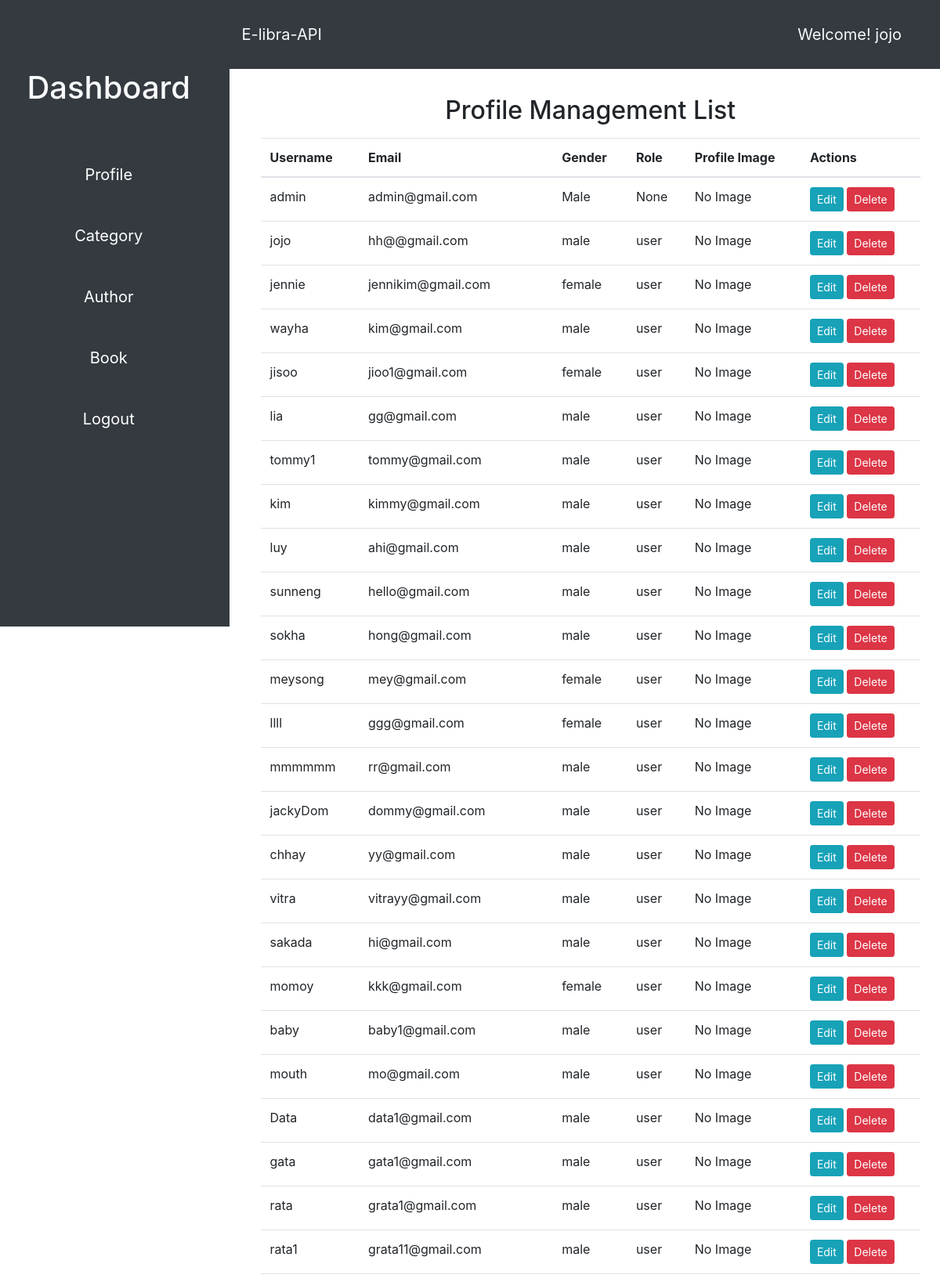
The page /profile (signed in, upper part) on the database its author committed.
### app/models/__init__.py (models this page shows)
class User(db.Model, UserMixin):
    id = db.Column(db.Integer, primary_key=True)
    username = db.Column(db.String(50), unique=True, nullable=False)
    email = db.Column(db.String(120), nullable=False)
    password_hash = db.Column(db.String, nullable=False)
    gender = db.Column(db.String(10))
    role = db.Column(db.String)
    profile = db.relationship('Profile', back_populates='user')
    user_payments = db.relationship('Payment', back_populates='user')

### app/views/main.py (the view, shortened to what this page needs)
@main.route('/profile', methods=['GET', 'POST'])
@login_required
def profile():
    username = current_user.username
    form = ProfileForm()
    profiles = User.query.all()
    return render_template('profile.html', form=form, profiles=profiles, username=username)

### app/views/auth/auth.py (called while the page is built)
@login_manager.user_loader
def load_user(username):
    return User.query.get(username)

### app/templates/profile.html (shortened to what this page needs)
{% extends "base.html" %} {% block title %}Profile{% endblock %} {% block content %}
<div class="container">
  <h2 class="text-center mt-4 mb-3">Profile Management List</h2>
  <div class="row">
    <div class="col-md-12">
      <table class="table">
        <thead>
          <tr>
            <th>Username</th>
            <th>Email</th>
            <th>Gender</th>
            <th>Role</th>
            <th>Profile Image</th>
            <th>Actions</th>
          </tr>
        </thead>
        <tbody>
          {% for profile in profiles %}
          <tr>
            <td>{{ profile.username }}</td>
            <td>{{ profile.email }}</td>
            <td>{{ profile.gender }}</td>
            <td>{{ profile.role }}</td>
            <td>
              {% if profile.profile_image %}
              <img src="{{ profile.profile_image }}" alt="Profile Image" class="img-thumbnail" width="100" />
              {% else %} No Image {% endif %}
            </td>
            <td>
              <button
                type="button"
                class="btn btn-sm btn-info edit-profile"
                data-toggle="modal"
                data-target="#editProfileModal"
                data-id="{{ profile.id }}"
                data-username="{{ profile.username }}"
                data-email="{{ profile.email }}"
                data-gender="{{ profile.gender }}"
                data-role="{{ profile.role }}"
              >
                Edit
              </button>
              <form
                method="post"
                action="{{ url_for('main.delete_profile', id=profile.id) }}"
                style="display: inline"
              >
                <button type="submit" class="btn btn-sm btn-danger">Delete</button>
              </form>
            </td>
          </tr>
          {% endfor %}
        </tbody>
      </table>
    </div>
  </div>
</div>
</div>
{% endblock %}

### app/templates/base.html (shortened to what this page needs)
<!DOCTYPE html>
<html lang="en">
  <head>
    <link href="https://stackpath.bootstrapcdn.com/bootstrap/4.3.1/css/bootstrap.min.css" rel="stylesheet" />
    <link rel="stylesheet" href="{{ url_for('static', filename='style.css') }}" />
  </head>
  <body>
    <div class="container-fluid">
      <div class="row">
        <aside class="col-md-3 col-lg-3 sidebar bg-dark">
          <div class="sidebar-sticky">
            <ul class="nav flex-column">
              {% if current_user.is_authenticated %}
              <h1 class="text-light my-5 text-center">Dashboard</h1>
              <li class="nav-item my-3 text-center">
                <a href="{{ url_for('main.profile') }}" class="nav-link">Profile</a>
              </li>
              <li class="nav-item my-3 text-center">
                <a href="{{ url_for('main.category') }}" class="nav-link">Category</a>
              </li>
              <li class="nav-item my-3 text-center">
                <a href="{{ url_for('main.author') }}" class="nav-link">Author</a>
              </li>
              <li class="nav-item my-3 text-center">
                <a href="{{ url_for('main.book') }}" class="nav-link">Book</a>
              </li>
              <li class="nav-item my-3 text-center">
                <a href="{{ url_for('auth.logout') }}" class="nav-link">Logout</a>
              </li>
              {% endif %}
            </ul>
          </div>
        </aside>
        <div class="w-auto col-lg-9 col-md-9">
          <section class="hero">
            <div class="hero-head">
              <nav class="navbar navbar-expand-lg d-flex navbar-light py-4 bg-dark justify-content-between">
                <a href="{{ url_for('main.index') }}" class="navbar-brand text-light text-center"
                  >E-libra-API</a
                >
                <span class="d-flex navbar-brand text-light text-center mr-5">Welcome! {{username}}</span>
              </nav>
            </div>
            <div class="hero-body">
              <div class="container has-text-centered">{% block content %}{% endblock %}</div>
            </div>
        </div>
      </div>
  </body>
</html>

### app/static/style.css (style rules this page uses)
.hero-body { padding: 10px; width: 100%; height: 90vh; background-color: #ffffff; }
.sidebar { width: 20%; }
.navbar { width: auto; margin-bottom: 5px; }
.nav-item { width: 100%; align-items: center; }
.row { height: 100vh; }
.sidebar-sticky { margin-top: 20px; font-size: 20px; }
.col-lg-9 { padding: 0; }
.container-fluid { height: 100vh; width: 100%; }
.hero { display: flex; flex-direction: column; justify-content: center; align-items: center; height: 100%; width: auto; }
.hero-head { width: 100%; }
.hero-body { flex-grow: 1; }

### app/templates/base.html (style rules this page uses)
html, body { height: 100%; }
.container-fluid { height: 100%; padding-right: 0; padding-left: 0; }
.sidebar { height: 100%; background-color: #343a40; padding: 20px; }
.sidebar-sticky { position: sticky; top: 0; padding-bottom: 20px; }
.nav-link { color: #fff; }
.navbar { margin-bottom: 0; }

### rows shown on the page
User: username "jojo", email "hh@@gmail.com", gender "male", role "user", shows "No Image"
User: username "admin", email "admin@gmail.com", gender "Male", role "None", shows "No Image"
User: username "jennie", email "jennikim@gmail.com", gender "female", role "user", shows "No Image"
User: username "wayha", email "kim@gmail.com", gender "male", role "user", shows "No Image"
User: username "jisoo", email "jioo1@gmail.com", gender "female", role "user", shows "No Image"
User: username "lia", email "gg@gmail.com", gender "male", role "user", shows "No Image"
User: username "tommy1", email "tommy@gmail.com", gender "male", role "user", shows "No Image"
User: username "kim", email "kimmy@gmail.com", gender "male", role "user", shows "No Image"
User: username "luy", email "ahi@gmail.com", gender "male", role "user", shows "No Image"
User: username "sunneng", email "hello@gmail.com", gender "male", role "user", shows "No Image"
User: username "sokha", email "hong@gmail.com", gender "male", role "user", shows "No Image"
User: username "meysong", email "mey@gmail.com", gender "female", role "user", shows "No Image"
User: username "llll", email "ggg@gmail.com", gender "female", role "user", shows "No Image"
User: username "mmmmmm", email "rr@gmail.com", gender "male", role "user", shows "No Image"
User: username "jackyDom", email "dommy@gmail.com", gender "male", role "user", shows "No Image"
User: username "chhay", email "yy@gmail.com", gender "male", role "user", shows "No Image"
User: username "vitra", email "vitrayy@gmail.com", gender "male", role "user", shows "No Image"
User: username "sakada", email "hi@gmail.com", gender "male", role "user", shows "No Image"
User: username "momoy", email "kkk@gmail.com", gender "female", role "user", shows "No Image"
User: username "baby", email "baby1@gmail.com", gender "male", role "user", shows "No Image"
User: username "mouth", email "mo@gmail.com", gender "male", role "user", shows "No Image"
User: username "Data", email "data1@gmail.com", gender "male", role "user", shows "No Image"
User: username "gata", email "gata1@gmail.com", gender "male", role "user", shows "No Image"
User: username "rata", email "grata1@gmail.com", gender "male", role "user", shows "No Image"
User: username "rata1", email "grata11@gmail.com", gender "male", role "user", shows "No Image"
